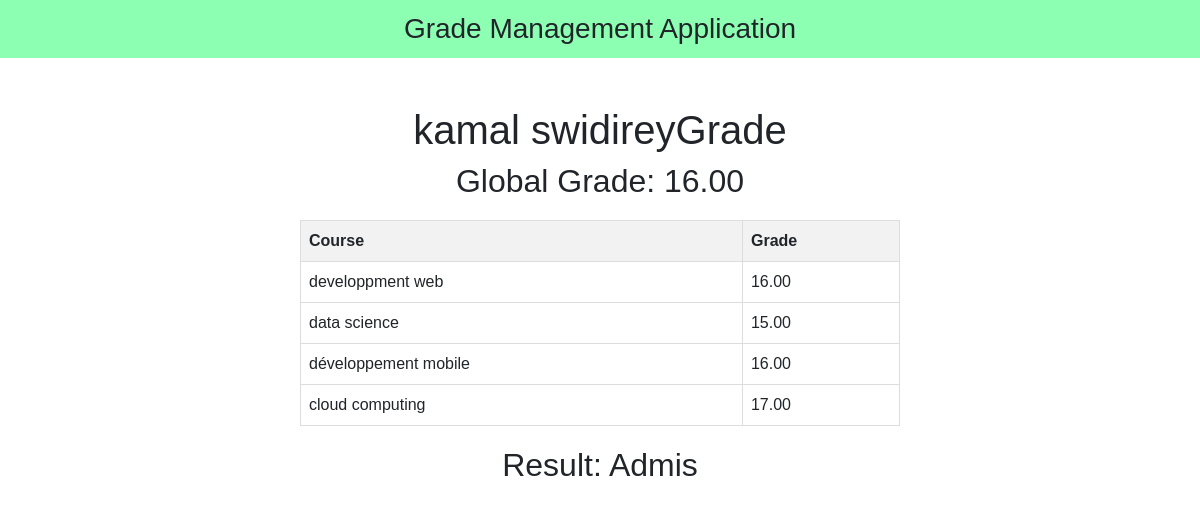
/student_notes.php?id=6, run on the app's committed database.
### tables this page shows
CREATE TABLE `crud` (
  `id` int(255) NOT NULL,
  `first_name` varchar(255) NOT NULL,
  `last_name` varchar(255) NOT NULL,
  `email` varchar(255) NOT NULL,
  `gender` varchar(255) NOT NULL,
  `id_filiere` int(11) DEFAULT NULL
);

CREATE TABLE `notes` (
  `id` int(11) NOT NULL,
  `id_etudiant` int(11) NOT NULL,
  `id_matiere` int(11) NOT NULL,
  `note` decimal(4,2) NOT NULL
);

CREATE TABLE `matieres` (
  `id` int(11) NOT NULL,
  `nom` varchar(255) NOT NULL,
  `id_filiere` int(11) DEFAULT NULL
);

### student_notes.php (the view, shortened to what this page needs)
<?php
include "db_conn.php";
$student_id = $_GET["id"];
$sql_student = "SELECT * FROM crud WHERE id = $student_id";
$result_student = mysqli_query($conn, $sql_student);
$student = mysqli_fetch_assoc($result_student);
$sql_notes = "SELECT matieres.nom AS matiere, notes.note FROM notes JOIN matieres ON notes.id_matiere = matieres.id WHERE id_etudiant = $student_id";
$result_notes = mysqli_query($conn, $sql_notes);
$total_notes = 0;
$total_matieres = 0;
while ($row = mysqli_fetch_assoc($result_notes)) {
    $total_notes += $row['note'];
    $total_matieres++;
}
$average_note = $total_notes / $total_matieres;
?>
<!DOCTYPE html>
<html lang="en">
<head>
   <link href="https://cdn.jsdelivr.net/npm/bootstrap@5.2.3/dist/css/bootstrap.min.css" rel="stylesheet">
<link rel="stylesheet" href="https://cdnjs.cloudflare.com/ajax/libs/font-awesome/6.4.0/css/all.min.css" />
</head>
<body>
<nav class="navbar navbar-light justify-content-center fs-3 mb-5" style="background-color: #00ff5573;">
      Grade Management Application
   </nav>
    <h1><?php echo $student['first_name'] . ' ' . $student['last_name']; ?>Grade</h1>
    <h2>Global Grade: <?php echo number_format($average_note, 2); ?></h2>
    <table>
        <thead>
            <tr>
                <th>Course</th>
                <th>Grade</th>
            </tr>
        </thead>
        <tbody>
            <?php
            mysqli_data_seek($result_notes, 0);
            while ($row = mysqli_fetch_assoc($result_notes)) : ?>
                <tr>
                    <td><?php echo $row['matiere']; ?></td>
                    <td><?php echo $row['note']; ?></td>
                </tr>
            <?php endwhile; ?>
        </tbody>
    </table>
    <h2>Result: <?php echo ($average_note >= 10) ? "Admis" : "Non admis"; ?></h2>
</body>
</html>

### student_notes.php (style rules this page uses)
body { font-family: Arial, sans-serif; margin: 0; padding: 0; }
h1 { text-align: center; margin-top: 20px; }
h2 { text-align: center; }
table { width: 50%; margin: 20px auto; border-collapse: collapse; }
th, td { border: 1px solid #dddddd; text-align: left; padding: 8px; }
th { background-color: #f2f2f2; }

### data on the page
crud: first_name "kamal", last_name "swidirey"
notes: id_matiere.nom "developpment web", note "16.00"
notes: id_matiere.nom "data science", note "15.00"
notes: id_matiere.nom "développement mobile", note "16.00"
notes: id_matiere.nom "cloud computing", note "17.00"

### other printed values
$average_note "16.00"
